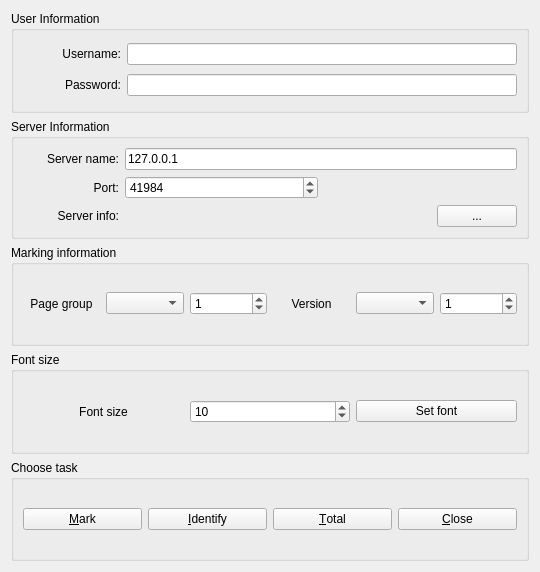
<?xml version="1.0" encoding="UTF-8"?>
<ui version="4.0">
 <class>Chooser</class>
 <widget class="QWidget" name="Chooser">
  <property name="geometry">
   <rect>
    <x>0</x>
    <y>0</y>
    <width>540</width>
    <height>572</height>
   </rect>
  </property>
  <property name="windowTitle">
   <string>Plom Client</string>
  </property>
  <layout class="QVBoxLayout" name="verticalLayout">
   <item>
    <widget class="QGroupBox" name="userGBox">
     <property name="enabled">
      <bool>true</bool>
     </property>
     <property name="title">
      <string>User Information</string>
     </property>
     <layout class="QGridLayout" name="gridLayout_3" columnstretch="1,4">
      <item row="0" column="0">
       <widget class="QLabel" name="label">
        <property name="text">
         <string>Username:</string>
        </property>
        <property name="alignment">
         <set>Qt::AlignRight|Qt::AlignTrailing|Qt::AlignVCenter</set>
        </property>
       </widget>
      </item>
      <item row="0" column="1">
       <widget class="QLineEdit" name="userLE"/>
      </item>
      <item row="1" column="0">
       <widget class="QLabel" name="label_2">
        <property name="text">
         <string>Password:</string>
        </property>
        <property name="alignment">
         <set>Qt::AlignRight|Qt::AlignTrailing|Qt::AlignVCenter</set>
        </property>
       </widget>
      </item>
      <item row="1" column="1">
       <widget class="QLineEdit" name="passwordLE">
        <property name="echoMode">
         <enum>QLineEdit::Password</enum>
        </property>
       </widget>
      </item>
     </layout>
    </widget>
   </item>
   <item>
    <widget class="QGroupBox" name="serverGBox">
     <property name="enabled">
      <bool>true</bool>
     </property>
     <property name="title">
      <string>Server Information</string>
     </property>
     <layout class="QGridLayout" name="gridLayout" columnstretch="1,2,2">
      <item row="1" column="1" colspan="2">
       <widget class="QLineEdit" name="serverLE">
        <property name="text">
         <string>127.0.0.1</string>
        </property>
       </widget>
      </item>
      <item row="2" column="1">
       <widget class="QSpinBox" name="mportSB">
        <property name="maximum">
         <number>65535</number>
        </property>
        <property name="value">
         <number>41984</number>
        </property>
       </widget>
      </item>
      <item row="3" column="0">
       <widget class="QLabel" name="infoLabel">
        <property name="text">
         <string>Server info:</string>
        </property>
        <property name="alignment">
         <set>Qt::AlignRight|Qt::AlignTrailing|Qt::AlignVCenter</set>
        </property>
       </widget>
      </item>
      <item row="2" column="0">
       <widget class="QLabel" name="mportLabel">
        <property name="text">
         <string>Port:</string>
        </property>
        <property name="alignment">
         <set>Qt::AlignRight|Qt::AlignTrailing|Qt::AlignVCenter</set>
        </property>
       </widget>
      </item>
      <item row="1" column="0">
       <widget class="QLabel" name="serverLabel">
        <property name="text">
         <string>Server name:</string>
        </property>
        <property name="alignment">
         <set>Qt::AlignRight|Qt::AlignTrailing|Qt::AlignVCenter</set>
        </property>
       </widget>
      </item>
      <item row="3" column="1" colspan="2">
       <layout class="QHBoxLayout" name="horizontalLayout_3" stretch="6,1">
        <item>
         <widget class="QLabel" name="infoLabel2">
          <property name="text">
           <string/>
          </property>
         </widget>
        </item>
        <item>
         <widget class="QPushButton" name="pgGet">
          <property name="text">
           <string notr="true">...</string>
          </property>
         </widget>
        </item>
       </layout>
      </item>
     </layout>
    </widget>
   </item>
   <item>
    <widget class="QGroupBox" name="markGBox">
     <property name="enabled">
      <bool>true</bool>
     </property>
     <property name="title">
      <string>Marking information</string>
     </property>
     <layout class="QHBoxLayout" name="horizontalLayout_2">
      <item>
       <layout class="QGridLayout" name="gridLayout_2">
        <item row="0" column="6">
         <widget class="QSpinBox" name="vSB">
          <property name="value">
           <number>1</number>
          </property>
         </widget>
        </item>
        <item row="0" column="4">
         <widget class="QLabel" name="vlabel">
          <property name="text">
           <string>Version</string>
          </property>
          <property name="alignment">
           <set>Qt::AlignCenter</set>
          </property>
         </widget>
        </item>
        <item row="0" column="2">
         <widget class="QComboBox" name="pgDrop"/>
        </item>
        <item row="0" column="1">
         <widget class="QLabel" name="pgLabel">
          <property name="text">
           <string>Page group</string>
          </property>
          <property name="alignment">
           <set>Qt::AlignCenter</set>
          </property>
         </widget>
        </item>
        <item row="0" column="5">
         <widget class="QComboBox" name="vDrop"/>
        </item>
        <item row="0" column="3">
         <widget class="QSpinBox" name="pgSB">
          <property name="value">
           <number>1</number>
          </property>
         </widget>
        </item>
       </layout>
      </item>
     </layout>
    </widget>
   </item>
   <item>
    <widget class="QGroupBox" name="fontBox">
     <property name="title">
      <string>Font size</string>
     </property>
     <layout class="QGridLayout" name="gridLayout_4">
      <item row="0" column="1">
       <widget class="QSpinBox" name="fontSB">
        <property name="sizePolicy">
         <sizepolicy hsizetype="Expanding" vsizetype="Fixed">
          <horstretch>0</horstretch>
          <verstretch>0</verstretch>
         </sizepolicy>
        </property>
        <property name="minimum">
         <number>2</number>
        </property>
        <property name="maximum">
         <number>24</number>
        </property>
        <property name="value">
         <number>10</number>
        </property>
       </widget>
      </item>
      <item row="0" column="0">
       <widget class="QLabel" name="fontLabel">
        <property name="sizePolicy">
         <sizepolicy hsizetype="Expanding" vsizetype="Preferred">
          <horstretch>0</horstretch>
          <verstretch>0</verstretch>
         </sizepolicy>
        </property>
        <property name="text">
         <string>Font size</string>
        </property>
        <property name="alignment">
         <set>Qt::AlignCenter</set>
        </property>
       </widget>
      </item>
      <item row="0" column="2">
       <widget class="QPushButton" name="fontButton">
        <property name="sizePolicy">
         <sizepolicy hsizetype="Expanding" vsizetype="Fixed">
          <horstretch>0</horstretch>
          <verstretch>0</verstretch>
         </sizepolicy>
        </property>
        <property name="text">
         <string>Set font</string>
        </property>
       </widget>
      </item>
     </layout>
    </widget>
   </item>
   <item>
    <widget class="QGroupBox" name="taskGBox">
     <property name="title">
      <string>Choose task</string>
     </property>
     <layout class="QHBoxLayout" name="horizontalLayout">
      <item>
       <widget class="QPushButton" name="markButton">
        <property name="text">
         <string>&amp;Mark</string>
        </property>
       </widget>
      </item>
      <item>
       <widget class="QPushButton" name="identifyButton">
        <property name="text">
         <string>&amp;Identify</string>
        </property>
       </widget>
      </item>
      <item>
       <widget class="QPushButton" name="totalButton">
        <property name="text">
         <string>&amp;Total</string>
        </property>
       </widget>
      </item>
      <item>
       <widget class="QPushButton" name="closeButton">
        <property name="text">
         <string>&amp;Close</string>
        </property>
       </widget>
      </item>
     </layout>
    </widget>
   </item>
  </layout>
 </widget>
 <tabstops>
  <tabstop>userLE</tabstop>
  <tabstop>passwordLE</tabstop>
  <tabstop>serverLE</tabstop>
  <tabstop>mportSB</tabstop>
  <tabstop>pgGet</tabstop>
  <tabstop>pgDrop</tabstop>
  <tabstop>pgSB</tabstop>
  <tabstop>vDrop</tabstop>
  <tabstop>vSB</tabstop>
  <tabstop>fontSB</tabstop>
  <tabstop>fontButton</tabstop>
  <tabstop>markButton</tabstop>
  <tabstop>identifyButton</tabstop>
  <tabstop>totalButton</tabstop>
  <tabstop>closeButton</tabstop>
 </tabstops>
 <resources/>
 <connections/>
</ui>
